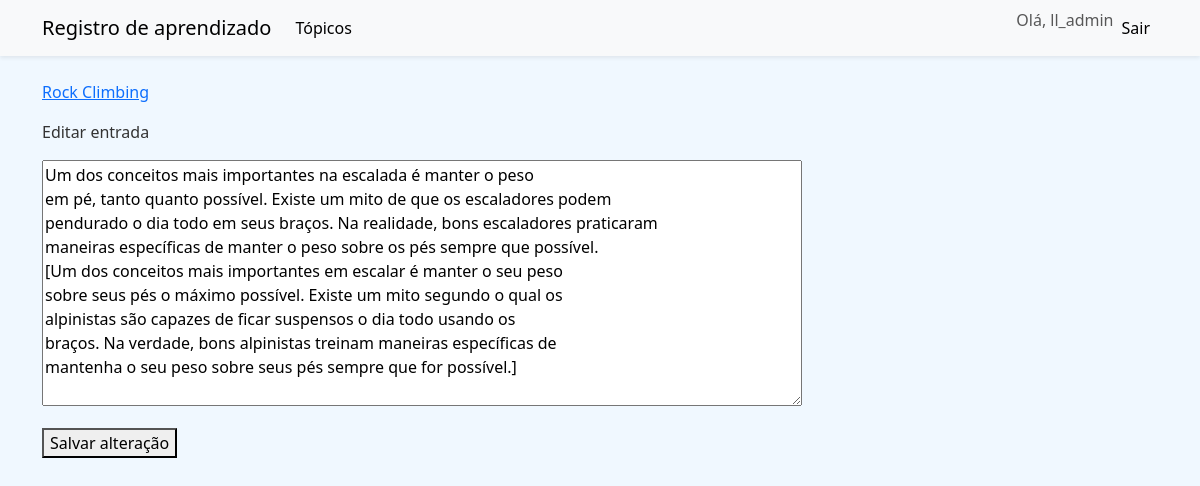
The app's page /edit_entry/3/ (signed in) with its own data.
### learning_logs/models.py (models this page shows, shortened)
class Topic(models.Model):
    text = models.CharField(max_length=200)
    data_added = models.DateTimeField(auto_now_add=True)
    owner = models.ForeignKey(User, on_delete=models.CASCADE)
    def __str__(self):
        return self.text

class Entry(models.Model):
    topic = models.ForeignKey(Topic, on_delete=models.CASCADE)
    text = models.TextField()
    date_added = models.DateTimeField(auto_now_add= True)
    class Meta:
        verbose_name_plural = 'entries'

### learning_logs/views.py (the view)
# urls.py: path('edit_entry/<entry_id>/', views.edit_entry, name='edit_entry')
@login_required
def edit_entry(request, entry_id):
    entry = Entry.objects.get(id = entry_id)
    topic = entry.topic
    if topic.owner != request.user:
        raise Http404
    if request.method != 'POST':
        form = EntryForm(instance=entry)
    else:
        form = EntryForm(instance=entry ,data=request.POST)
        if form.is_valid():
            form.save()                    # Salva a nova entrada no banco de dados
            return HttpResponseRedirect(reverse('learning_logs:topic', args=[topic.id]))
    context = {'entry' : entry ,'topic': topic, 'form': form}
    return render(request, 'learning_logs/edit_entry.html', context)

### learning_logs/forms.py
class EntryForm(forms.ModelForm):
    class Meta:
        model = Entry
        fields = ['text']
        labels = {'text': ''}
        widgets = {'text': forms.Textarea(attrs={'cols': 80})}

### learning_logs/templates/learning_logs/edit_entry.html (shortened to what this page needs)
{% extends "learning_logs/base.html"%}
{% block content %}
<p><a href="{% url 'learning_logs:topic' topic.id %}">{{ topic }}</a></p>
<p>Editar entrada</p>
<form action = "{% url 'learning_logs:edit_entry' entry.id %}" method='post'>
    {{ form.as_p }}
    <button name="submit">Salvar alteração</button>
</form>
{% endblock content %}

### learning_logs/templates/learning_logs/base.html (shortened to what this page needs)
<!DOCTYPE html>
<html lang="en">
<head>
    <link href="https://cdn.jsdelivr.net/npm/bootstrap@5.3.0/dist/css/bootstrap.min.css" rel="stylesheet">
    {% load static %}
    <link rel="stylesheet" href="{% static 'styles.css' %}">
</head>
<body>
    <nav class="navbar navbar-expand-lg navbar-light bg-light shadow-sm">
        <div class="container">
            <a class="navbar-brand" href="{% url 'learning_logs:index' %}">Registro de aprendizado</a>
            <div class="collapse navbar-collapse" id="navbarNav">
                <ul class="navbar-nav me-auto mb-2 mb-lg-0">
                    <li class="nav-item">
                        <a class="nav-link" href="{% url 'learning_logs:topics' %}">Tópicos</a>
                    </li>
                </ul>
                <ul class="navbar-nav ms-auto mb-2 mb-lg-0">
                    {% if user.is_authenticated %}
                    <li class="nav-item">
                        <span class="navbar-text">
                            Olá, {{ user.username }}
                        </span>
                    </li>
                    <li class="nav-item">
                        <a class="nav-link" href="{% url 'users:logout' %}">Sair</a>
                    </li>
                    {% endif %}
                </ul>
            </div>
        </div>
    </nav>
    <main class="container mt-4">
        {% block content %}{% endblock %}
    </main>
</body>
</html>

### static/styles.css (style rules this page uses)
body { background-color: #f0f8ff; }
body, .navbar-nav .nav-link { color: #333; }
.navbar { background-color: #007bff; }
.navbar-nav .nav-link { color: black; }

### records on screen
Topic: text "Rock Climbing"
Entry: text "Um dos conceitos mais importantes na escalada é manter o peso em pé, tanto quanto possível. Existe um mito de que os escaladores podem pendurado o dia todo em seus braços. Na realidade, bons escaladores praticaram maneiras específicas de manter o peso sobre os pés sempre que possível. [Um dos conceitos mais importantes em escalar é manter o seu peso sobre seus pés o máximo possível. Existe um mito segundo o qual os alpinistas são capazes de ficar suspensos o dia todo usando os braços. Na verdade, bons alpinistas treinam maneiras específicas de mantenha o seu peso sobre seus pés sempre que for possível.]"

### other values on screen
{{ user.username }} "ll_admin"
